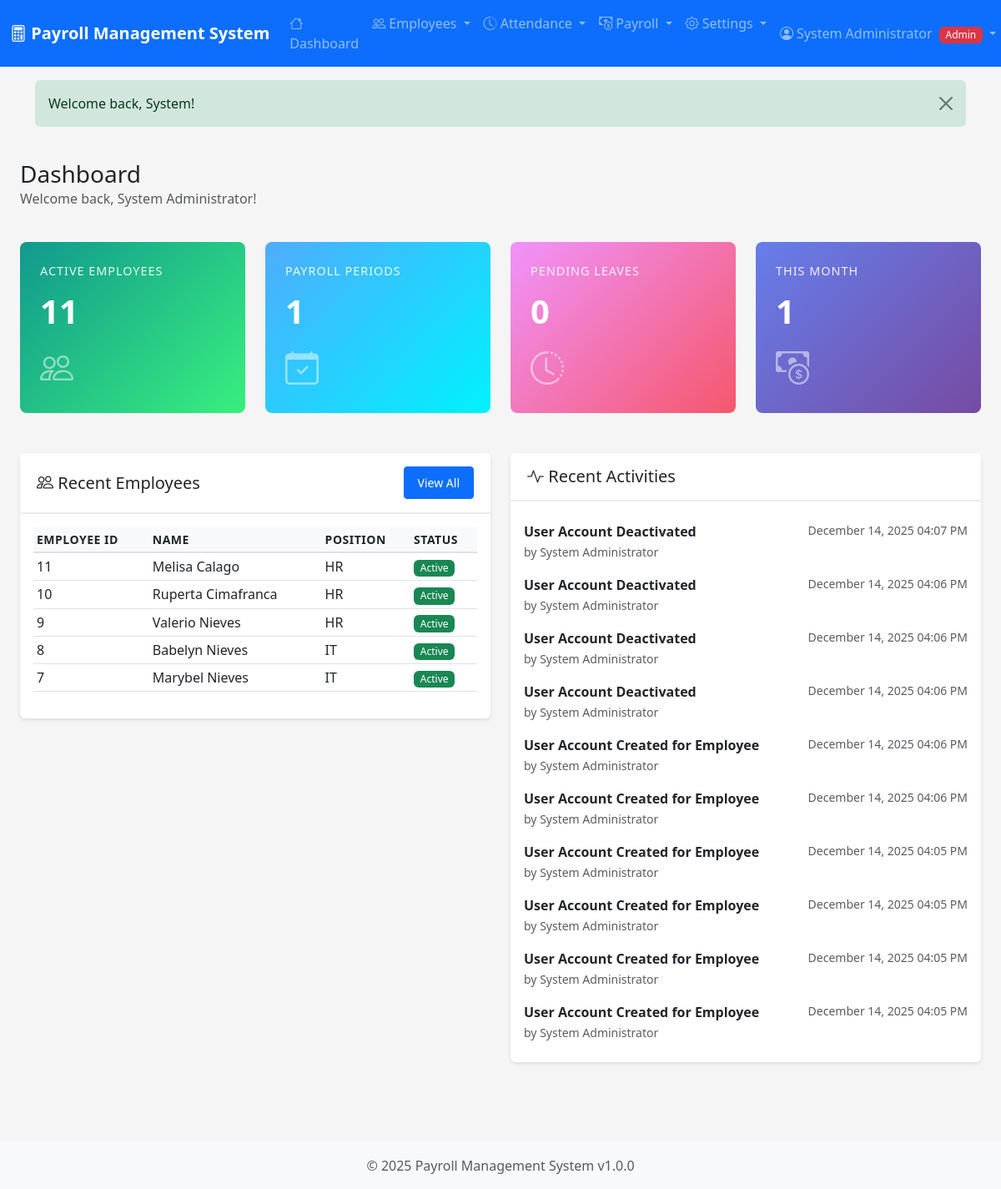
/index.php (signed in), run on the app's committed database.
### tables this page shows
CREATE TABLE `employees` (
  `id` int(11) NOT NULL,
  `user_id` int(11) DEFAULT NULL,
  `employee_id` varchar(20) NOT NULL,
  `first_name` varchar(50) NOT NULL,
  `last_name` varchar(50) NOT NULL,
  `middle_name` varchar(50) DEFAULT NULL,
  `email` varchar(100) NOT NULL,
  `phone` varchar(20) DEFAULT NULL,
  `address` text DEFAULT NULL,
  `date_of_birth` date DEFAULT NULL,
  `gender` enum('male','female','other') DEFAULT NULL,
  `marital_status` enum('single','married','divorced','widowed') DEFAULT NULL,
  `position` varchar(100) NOT NULL,
  `department` varchar(100) NOT NULL,
  `employment_type` enum('full-time','part-time','contract','intern') DEFAULT 'full-time',
  `employment_status` enum('active','on-leave','suspended','terminated') DEFAULT 'active',
  `hire_date` date NOT NULL,
  `termination_date` date DEFAULT NULL,
  `base_salary` decimal(12,2) NOT NULL,
  `hourly_rate` decimal(10,2) DEFAULT NULL,
  `bank_name` varchar(100) DEFAULT NULL,
  `bank_account` varchar(50) DEFAULT NULL,
  `tax_id` varchar(50) DEFAULT NULL,
  `sss_number` varchar(20) DEFAULT NULL,
  `philhealth_number` varchar(20) DEFAULT NULL,
  `pagibig_number` varchar(20) DEFAULT NULL,
  `created_at` timestamp NOT NULL DEFAULT current_timestamp(),
  `updated_at` timestamp NOT NULL DEFAULT current_timestamp() ON UPDATE current_timestamp()
);

CREATE TABLE `audit_logs` (
  `id` int(11) NOT NULL,
  `user_id` int(11) DEFAULT NULL,
  `action` varchar(100) NOT NULL,
  `table_name` varchar(50) DEFAULT NULL,
  `record_id` int(11) DEFAULT NULL,
  `old_values` longtext DEFAULT NULL CHECK (json_valid(`old_values`)),
  `new_values` longtext DEFAULT NULL CHECK (json_valid(`new_values`)),
  `ip_address` varchar(45) DEFAULT NULL,
  `user_agent` text DEFAULT NULL,
  `created_at` timestamp NOT NULL DEFAULT current_timestamp()
);

CREATE TABLE `users` (
  `id` int(11) NOT NULL,
  `username` varchar(50) NOT NULL,
  `email` varchar(100) NOT NULL,
  `password_hash` varchar(255) NOT NULL,
  `role` enum('admin','hr','employee','accountant') DEFAULT 'employee',
  `first_name` varchar(50) NOT NULL,
  `last_name` varchar(50) NOT NULL,
  `is_active` tinyint(1) DEFAULT 1,
  `last_login` datetime DEFAULT NULL,
  `created_at` timestamp NOT NULL DEFAULT current_timestamp(),
  `updated_at` timestamp NOT NULL DEFAULT current_timestamp() ON UPDATE current_timestamp()
);

### includes/auth.php (called while the page is built, shortened)
<?php
class Auth {
    public static function isLoggedIn() {
        return isset($_SESSION['user_id']) && isset($_SESSION['username']);
    }
    public static function hasRole($requiredRole) {
        $userRole = $_SESSION['role'] ?? '';
        $roleHierarchy = [
            'admin' => 4,
            'hr' => 3,
            'accountant' => 3,
            'employee' => 1
        ];
        $userLevel = $roleHierarchy[$userRole] ?? 0;
        $requiredLevel = $roleHierarchy[$requiredRole] ?? 0;
        return $userLevel >= $requiredLevel;
    }
    public static function getCurrentUser() {
        return [
            'id' => $_SESSION['user_id'],
            'username' => $_SESSION['username'],
            'email' => $_SESSION['email'],
            'role' => $_SESSION['role'],
            'full_name' => $_SESSION['full_name']
        ];
    }
}

### includes/functions.php (called while the page is built, shortened)
<?php
function formatDateTime($datetime, $format = DISPLAY_DATETIME_FORMAT) {
    return date($format, strtotime($datetime));
}
function getStatusBadge($status) {
    $badges = [
        'active' => 'success',
        'on-leave' => 'warning',
        'suspended' => 'danger',
        'terminated' => 'dark',
        'pending' => 'warning',
        'approved' => 'success',
        'rejected' => 'danger',
        'draft' => 'secondary',
        'processing' => 'info',
        'completed' => 'success',
        'locked' => 'dark',
        'paid' => 'success',
        'cancelled' => 'danger'
    ];
    return $badges[$status] ?? 'secondary';
}

### index.php (the view, shortened to what this page needs)
<?php
require_once __DIR__ . '/includes/header.php';
require_once __DIR__ . '/includes/auth.php';
require_once __DIR__ . '/includes/functions.php';
$database = new Database();
$conn = $database->getConnection();
$stats = [];
$isEmployee = Auth::hasRole('employee') && !Auth::hasRole('hr') && !Auth::hasRole('admin');
if ($isEmployee) {
    $empStmt = $conn->prepare("SELECT id FROM employees WHERE user_id = :user_id");
    $empStmt->bindValue(':user_id', $_SESSION['user_id']);
    $empStmt->execute();
    $employeeData = $empStmt->fetch();
    $employeeId = $employeeData['id'] ?? 0;
    $stmt = $conn->prepare("SELECT COUNT(*) as count FROM attendance WHERE employee_id = :emp_id AND MONTH(attendance_date) = MONTH(CURRENT_DATE()) AND YEAR(attendance_date) = YEAR(CURRENT_DATE())");
    $stmt->bindValue(':emp_id', $employeeId);
    $stmt->execute();
    $stats['attendance_this_month'] = $stmt->fetch()['count'];
    $stmt = $conn->prepare("SELECT COUNT(*) as count FROM leave_requests WHERE employee_id = :emp_id AND status = 'pending'");
    $stmt->bindValue(':emp_id', $employeeId);
    $stmt->execute();
    $stats['pending_leaves'] = $stmt->fetch()['count'];
    $stmt = $conn->prepare("SELECT COUNT(*) as count FROM leave_requests WHERE employee_id = :emp_id AND status = 'approved' AND MONTH(start_date) = MONTH(CURRENT_DATE()) AND YEAR(start_date) = YEAR(CURRENT_DATE())");
    $stmt->bindValue(':emp_id', $employeeId);
    $stmt->execute();
    $stats['approved_leaves'] = $stmt->fetch()['count'];
    $stmt = $conn->prepare("SELECT COUNT(*) as count FROM attendance WHERE employee_id = :emp_id");
    $stmt->bindValue(':emp_id', $employeeId);
    $stmt->execute();
    $stats['total_attendance'] = $stmt->fetch()['count'];
} else {
    $stmt = $conn->query("SELECT COUNT(*) as count FROM employees WHERE employment_status = 'active'");
    $stats['total_employees'] = $stmt->fetch()['count'];
    $stmt = $conn->query("SELECT COUNT(*) as count FROM payroll_periods");
    $stats['total_periods'] = $stmt->fetch()['count'];
    $stmt = $conn->query("SELECT COUNT(*) as count FROM leave_requests WHERE status = 'pending'");
    $stats['pending_leaves'] = $stmt->fetch()['count'];
    $stmt = $conn->query("SELECT COUNT(*) as count FROM payroll_periods WHERE MONTH(pay_date) = MONTH(CURRENT_DATE()) AND YEAR(pay_date) = YEAR(CURRENT_DATE())");
    $stats['this_month_payroll'] = $stmt->fetch()['count'];
}
$query = "SELECT al.*, u.username, u.first_name, u.last_name
          FROM audit_logs al
          LEFT JOIN users u ON al.user_id = u.id
          ORDER BY al.created_at DESC
          LIMIT 10";
$recentActivities = $conn->query($query)->fetchAll();
$recentEmployees = [];
if (!$isEmployee) {
    $query = "SELECT e.*, u.username
              FROM employees e
              LEFT JOIN users u ON e.user_id = u.id
              ORDER BY e.created_at DESC
              LIMIT 5";
    $recentEmployees = $conn->query($query)->fetchAll();
}
$employeeRecentAttendance = [];
?>
<div class="container-fluid">
    <div class="row mb-4">
        <div class="col-12">
            <h1 class="h3 mb-0">Dashboard</h1>
            <p class="text-muted">Welcome back, <?php echo htmlspecialchars($currentUser['full_name']); ?>!</p>
        </div>
    </div>
    <div class="row mb-4">
        <?php if ($isEmployee): ?>
        <div class="col-md-3">
            <div class="stat-card success">
                <div class="stat-label">Attendance This Month</div>
                <div class="stat-value"><?php echo $stats['attendance_this_month']; ?></div>
                <i class="bi bi-calendar-check fs-1 opacity-50"></i>
            </div>
        </div>
        <div class="col-md-3">
            <div class="stat-card warning">
                <div class="stat-label">Pending Leave Requests</div>
                <div class="stat-value"><?php echo $stats['pending_leaves']; ?></div>
                <i class="bi bi-clock-history fs-1 opacity-50"></i>
            </div>
        </div>
        <div class="col-md-3">
            <div class="stat-card info">
                <div class="stat-label">Approved Leaves (This Month)</div>
                <div class="stat-value"><?php echo $stats['approved_leaves']; ?></div>
                <i class="bi bi-check-circle fs-1 opacity-50"></i>
            </div>
        </div>
        <div class="col-md-3">
            <div class="stat-card">
                <div class="stat-label">Total Attendance Records</div>
                <div class="stat-value"><?php echo $stats['total_attendance']; ?></div>
                <i class="bi bi-clock fs-1 opacity-50"></i>
            </div>
        </div>
        <?php else: ?>
        <div class="col-md-3">
            <div class="stat-card success">
                <div class="stat-label">Active Employees</div>
                <div class="stat-value"><?php echo $stats['total_employees']; ?></div>
                <i class="bi bi-people fs-1 opacity-50"></i>
            </div>
        </div>
        <div class="col-md-3">
            <div class="stat-card info">
                <div class="stat-label">Payroll Periods</div>
                <div class="stat-value"><?php echo $stats['total_periods']; ?></div>
                <i class="bi bi-calendar-check fs-1 opacity-50"></i>
            </div>
        </div>
        <div class="col-md-3">
            <div class="stat-card warning">
                <div class="stat-label">Pending Leaves</div>
                <div class="stat-value"><?php echo $stats['pending_leaves']; ?></div>
                <i class="bi bi-clock-history fs-1 opacity-50"></i>
            </div>
        </div>
        <div class="col-md-3">
            <div class="stat-card">
                <div class="stat-label">This Month</div>
                <div class="stat-value"><?php echo $stats['this_month_payroll']; ?></div>
                <i class="bi bi-cash-coin fs-1 opacity-50"></i>
            </div>
        </div>
        <?php endif; ?>
    </div>
    <div class="row">
        <?php if ($isEmployee): ?>
        <div class="col-md-6">
            <div class="card">
                <div class="card-header d-flex justify-content-between align-items-center">
                    <h5 class="mb-0"><i class="bi bi-clock-history"></i> My Recent Attendance</h5>
                    <a href="<?php echo BASE_URL; ?>attendance/index.php" class="btn btn-sm btn-primary">View All</a>
                </div>
                <div class="card-body">
                    <?php if (count($employeeRecentAttendance) > 0): ?>
                    <div class="table-responsive">
                        <table class="table table-sm">
                            <thead>
                                <tr>
                                    <th>Date</th>
                                    <th>Time In</th>
                                    <th>Time Out</th>
                                    <th>Hours</th>
                                    <th>Status</th>
                                </tr>
                            </thead>
                            <tbody>
                                <?php foreach ($employeeRecentAttendance as $att): ?>
                                <tr>
                                    <td><?php echo formatDate($att['attendance_date']); ?></td>
                                    <td><?php echo $att['time_in'] ? date('h:i A', strtotime($att['time_in'])) : '-'; ?></td>
                                    <td><?php echo $att['time_out'] ? date('h:i A', strtotime($att['time_out'])) : '-'; ?></td>
                                    <td><?php echo number_format($att['total_hours'], 2); ?> hrs</td>
                                    <td>
                                        <span class="badge bg-<?php echo getStatusBadge($att['status']); ?>">
                                            <?php echo ucfirst(str_replace('-', ' ', $att['status'])); ?>
                                        </span>
                                    </td>
                                </tr>
                                <?php endforeach; ?>
                            </tbody>
                        </table>
                    </div>
                    <?php else: ?>
                    <p class="text-muted text-center">No attendance records found.</p>
                    <?php endif; ?>
                </div>
            </div>
        </div>
        <?php else: ?>
        <div class="col-md-6">
            <div class="card">
                <div class="card-header d-flex justify-content-between align-items-center">
                    <h5 class="mb-0"><i class="bi bi-people"></i> Recent Employees</h5>
                    <a href="<?php echo BASE_URL; ?>employees/index.php" class="btn btn-sm btn-primary">View All</a>
                </div>
                <div class="card-body">
                    <?php if (count($recentEmployees) > 0): ?>
                    <div class="table-responsive">
                        <table class="table table-sm">
                            <thead>
                                <tr>
                                    <th>Employee ID</th>
                                    <th>Name</th>
                                    <th>Position</th>
                                    <th>Status</th>
                                </tr>
                            </thead>
                            <tbody>
                                <?php foreach ($recentEmployees as $emp): ?>
                                <tr>
                                    <td><?php echo htmlspecialchars($emp['employee_id']); ?></td>
                                    <td><?php echo htmlspecialchars($emp['first_name'] . ' ' . $emp['last_name']); ?></td>
                                    <td><?php echo htmlspecialchars($emp['position']); ?></td>
                                    <td>
                                        <span class="badge bg-<?php echo getStatusBadge($emp['employment_status']); ?>">
                                            <?php echo ucfirst($emp['employment_status']); ?>
                                        </span>
                                    </td>
                                </tr>
                                <?php endforeach; ?>
                            </tbody>
                        </table>
                    </div>
                    <?php else: ?>
                    <p class="text-muted text-center">No employees found.</p>
                    <?php endif; ?>
                </div>
            </div>
        </div>
        <?php endif; ?>
        <div class="col-md-6">
            <div class="card">
                <div class="card-header">
                    <h5 class="mb-0"><i class="bi bi-activity"></i> Recent Activities</h5>
                </div>
                <div class="card-body">
                    <?php if (count($recentActivities) > 0): ?>
                    <div class="list-group list-group-flush">
                        <?php foreach ($recentActivities as $activity): ?>
                        <div class="list-group-item border-0 px-0">
                            <div class="d-flex justify-content-between">
                                <div>
                                    <strong><?php echo htmlspecialchars($activity['action']); ?></strong>
                                    <?php if ($activity['username']): ?>
                                    <br><small class="text-muted">by <?php echo htmlspecialchars($activity['first_name'] . ' ' . $activity['last_name']); ?></small>
                                    <?php endif; ?>
                                </div>
                                <small class="text-muted"><?php echo formatDateTime($activity['created_at']); ?></small>
                            </div>
                        </div>
                        <?php endforeach; ?>
                    </div>
                    <?php else: ?>
                    <p class="text-muted text-center">No recent activities.</p>
                    <?php endif; ?>
                </div>
            </div>
        </div>
    </div>
</div>
<?php require_once __DIR__ . '/includes/footer.php'; ?>

### data on the page
employees: employee "11", first_name+last_name "Melisa Calago", position "HR", employment_status "Active"
employees: employee "10", first_name+last_name "Ruperta Cimafranca", position "HR", employment_status "Active"
employees: employee "9", first_name+last_name "Valerio Nieves", position "HR", employment_status "Active"
employees: employee "8", first_name+last_name "Babelyn Nieves", position "IT", employment_status "Active"
employees: employee "7", first_name+last_name "Marybel Nieves", position "IT", employment_status "Active"
audit_logs: action "User Account Deactivated", user.last_name "System Administrator", created_at "December 14, 2025 04:07 PM"
audit_logs: action "User Account Deactivated", user.last_name "System Administrator", created_at "December 14, 2025 04:06 PM"
audit_logs: action "User Account Deactivated", user.last_name "System Administrator", created_at "December 14, 2025 04:06 PM"
audit_logs: action "User Account Deactivated", user.last_name "System Administrator", created_at "December 14, 2025 04:06 PM"
audit_logs: action "User Account Created for Employee", user.last_name "System Administrator", created_at "December 14, 2025 04:06 PM"
audit_logs: action "User Account Created for Employee", user.last_name "System Administrator", created_at "December 14, 2025 04:06 PM"
audit_logs: action "User Account Created for Employee", user.last_name "System Administrator", created_at "December 14, 2025 04:05 PM"
audit_logs: action "User Account Created for Employee", user.last_name "System Administrator", created_at "December 14, 2025 04:05 PM"
audit_logs: action "User Account Created for Employee", user.last_name "System Administrator", created_at "December 14, 2025 04:05 PM"
audit_logs: action "User Account Created for Employee", user.last_name "System Administrator", created_at "December 14, 2025 04:05 PM"

### other printed values
APP_NAME "Payroll Management System"
$currentUser['full_name'] "System Administrator"
$currentUser['role'] "Admin"
$flashMessage['message'] "Welcome back, System!"
$stats['total_employees'] "11"
$stats['total_periods'] "1"
$stats['pending_leaves'] "0"
$stats['this_month_payroll'] "1"
APP_VERSION "1.0.0"
